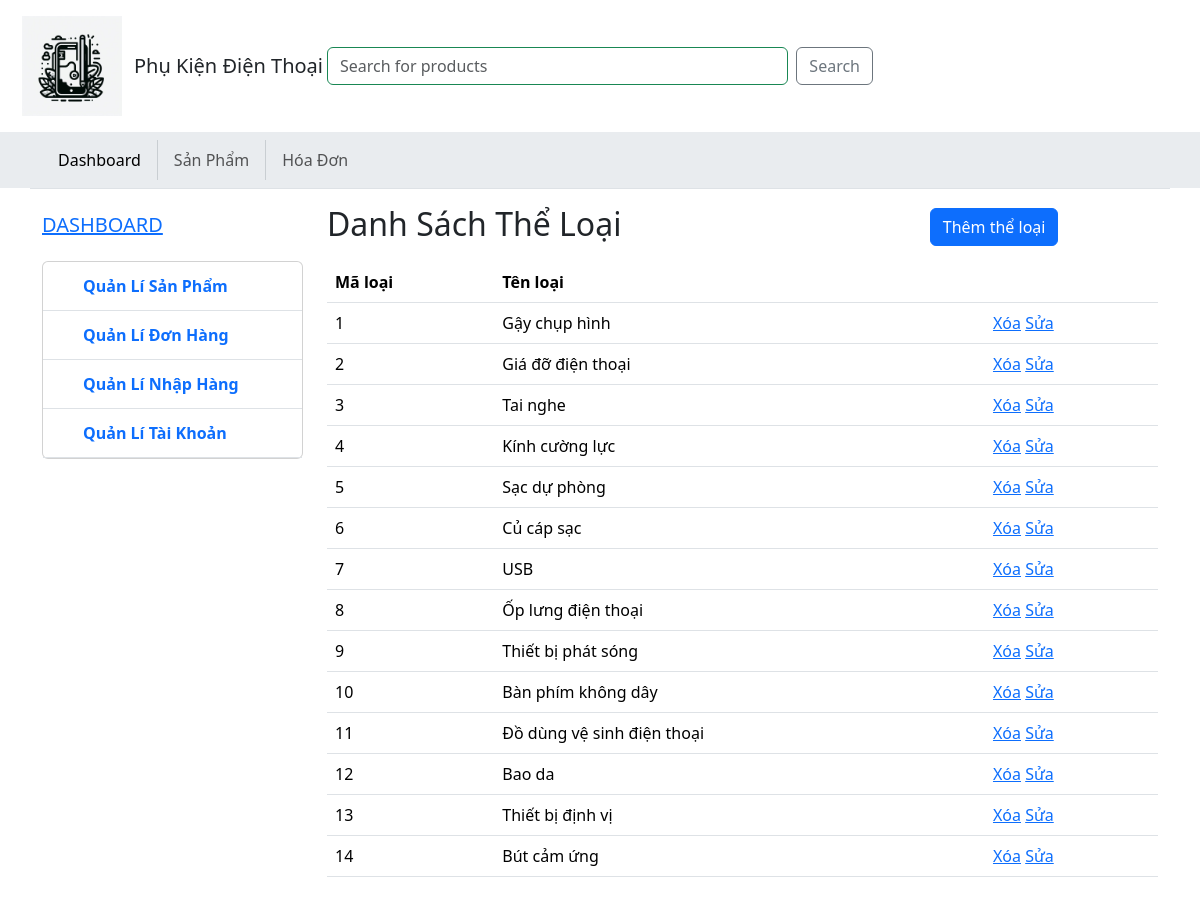
Before: /dashboard/LoaiSP with the older database file.
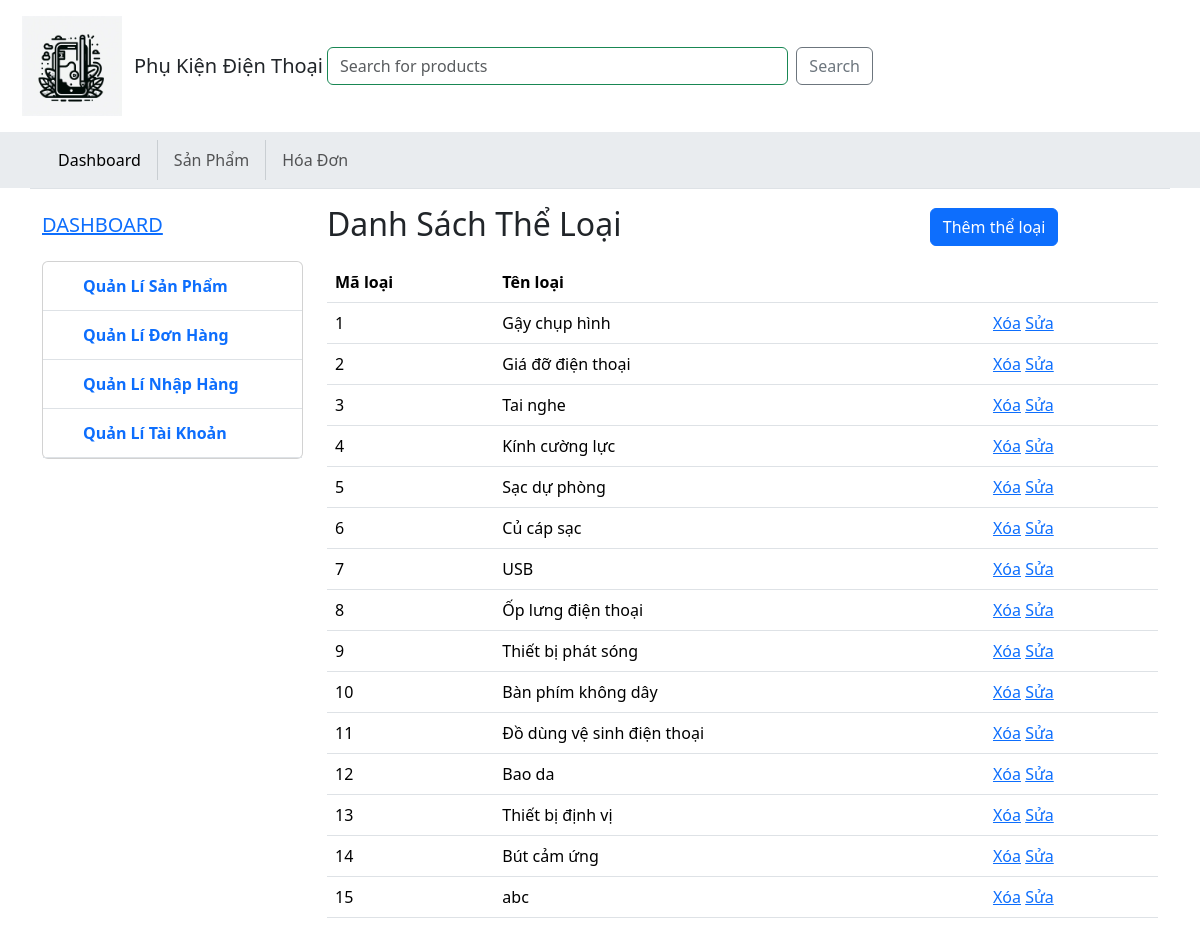
After: the same page with the newer database file.
### products/models.py (models this page shows, shortened)
class LoaiSP(models.Model):
    TenLoai = models.CharField(max_length= 100)

### dashboard/views.py (the view)
# urls.py: path('LoaiSP', views.list_LoaiSP, name='LoaiSP'),
def list_LoaiSP(request):
   data = {
   'DM_LoaiSP': LoaiSP.objects.all(),
   }
   return render(request, 'page/LoaiSP.html', data)

### dashboard/templates/page/LoaiSP.html (shortened to what this page needs)
{% extends "pages/layout.html" %} {% block title %} Thể Loại {% endblock %}  {%block content %}
<div class="col-9 my-3" >
    <h2>Danh Sách Thể Loại <a href="{% url 'Them_LoaiSP' %}" class="btn btn-primary" style="margin-left: 300px;">Thêm thể loại</a></h2>
    <table class="table my-3">
        <thead>
          <tr>
            <th scope="col">Mã loại</th>
            <th scope="col">Tên loại</th>
            <th></th>
          </tr>
        </thead>
        <tbody>
          {% for item in DM_LoaiSP %}
          <tr>
            <td>{{ item.id }}</td>
            <td>{{ item.TenLoai }}</td>
            <td>
              <a href="/dashboard/Xoa_LoaiSP/{{item.id}}" onclick="return confirm('Bạn có chắc chắn muốn xóa sản phẩm này?')">Xóa</a>
              <a href="/dashboard/Sua_LoaiSP/{{item.id}}" >Sửa</a>
            </td>
          </tr>
          {% endfor %}
        </tbody>
      </table>
</div>
{% endblock %}

Changed rows visible on the page:
added LoaiSP: id "15", TenLoai "abc"
